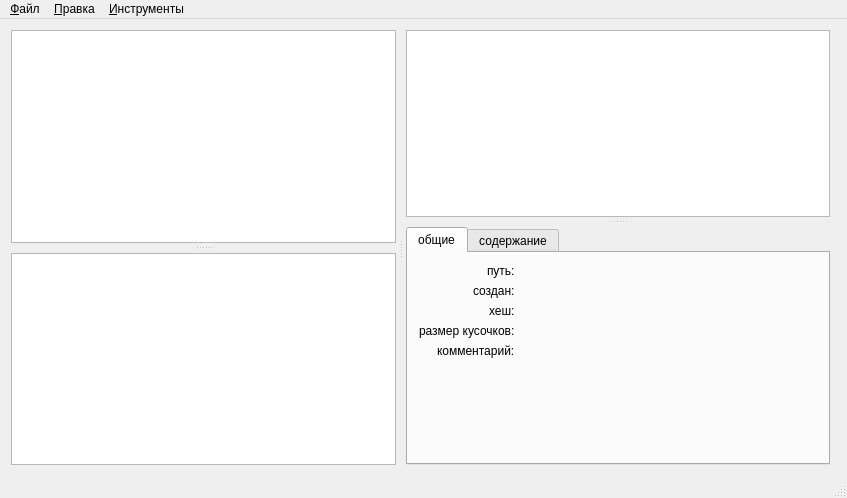
<?xml version="1.0" encoding="UTF-8"?>
<ui version="4.0">
 <class>MainWindow</class>
 <widget class="QMainWindow" name="MainWindow">
  <property name="geometry">
   <rect>
    <x>0</x>
    <y>0</y>
    <width>847</width>
    <height>498</height>
   </rect>
  </property>
  <property name="windowTitle">
   <string>myTorrentClient</string>
  </property>
  <widget class="QWidget" name="centralWidget">
   <layout class="QHBoxLayout" name="horizontalLayout">
    <item>
     <widget class="QSplitter" name="splitter_3">
      <property name="orientation">
       <enum>Qt::Horizontal</enum>
      </property>
      <property name="handleWidth">
       <number>10</number>
      </property>
      <widget class="QSplitter" name="splitter_2">
       <property name="orientation">
        <enum>Qt::Vertical</enum>
       </property>
       <property name="handleWidth">
        <number>10</number>
       </property>
       <widget class="QTreeView" name="torrentStatusGroups">
        <property name="baseSize">
         <size>
          <width>0</width>
          <height>0</height>
         </size>
        </property>
        <property name="editTriggers">
         <set>QAbstractItemView::NoEditTriggers</set>
        </property>
        <property name="showDropIndicator" stdset="0">
         <bool>true</bool>
        </property>
        <property name="rootIsDecorated">
         <bool>false</bool>
        </property>
        <property name="headerHidden">
         <bool>true</bool>
        </property>
       </widget>
       <widget class="QTreeView" name="torrentLabelGroups">
        <property name="baseSize">
         <size>
          <width>0</width>
          <height>0</height>
         </size>
        </property>
        <property name="editTriggers">
         <set>QAbstractItemView::EditKeyPressed</set>
        </property>
        <property name="showDropIndicator" stdset="0">
         <bool>true</bool>
        </property>
        <property name="rootIsDecorated">
         <bool>false</bool>
        </property>
        <property name="headerHidden">
         <bool>true</bool>
        </property>
       </widget>
      </widget>
      <widget class="QSplitter" name="splitter">
       <property name="orientation">
        <enum>Qt::Vertical</enum>
       </property>
       <property name="opaqueResize">
        <bool>true</bool>
       </property>
       <property name="handleWidth">
        <number>10</number>
       </property>
       <property name="childrenCollapsible">
        <bool>true</bool>
       </property>
       <widget class="QTableView" name="tableView">
        <property name="editTriggers">
         <set>QAbstractItemView::NoEditTriggers</set>
        </property>
        <property name="selectionBehavior">
         <enum>QAbstractItemView::SelectRows</enum>
        </property>
        <property name="showGrid">
         <bool>false</bool>
        </property>
        <property name="sortingEnabled">
         <bool>true</bool>
        </property>
        <property name="wordWrap">
         <bool>false</bool>
        </property>
        <attribute name="horizontalHeaderShowSortIndicator" stdset="0">
         <bool>true</bool>
        </attribute>
        <attribute name="verticalHeaderVisible">
         <bool>false</bool>
        </attribute>
        <attribute name="verticalHeaderDefaultSectionSize">
         <number>20</number>
        </attribute>
       </widget>
       <widget class="QTabWidget" name="tabWidget">
        <property name="currentIndex">
         <number>0</number>
        </property>
        <widget class="QWidget" name="tab">
         <attribute name="title">
          <string>общие</string>
         </attribute>
         <layout class="QFormLayout" name="formLayout">
          <property name="labelAlignment">
           <set>Qt::AlignRight|Qt::AlignTrailing|Qt::AlignVCenter</set>
          </property>
          <item row="0" column="0">
           <widget class="QLabel" name="label_2">
            <property name="text">
             <string>путь:</string>
            </property>
            <property name="alignment">
             <set>Qt::AlignLeading|Qt::AlignLeft|Qt::AlignVCenter</set>
            </property>
           </widget>
          </item>
          <item row="0" column="1">
           <widget class="QLabel" name="torrentPath">
            <property name="text">
             <string/>
            </property>
            <property name="wordWrap">
             <bool>true</bool>
            </property>
           </widget>
          </item>
          <item row="1" column="0">
           <widget class="QLabel" name="label">
            <property name="text">
             <string>создан:</string>
            </property>
           </widget>
          </item>
          <item row="1" column="1">
           <widget class="QLabel" name="torrentCreated">
            <property name="text">
             <string/>
            </property>
            <property name="wordWrap">
             <bool>true</bool>
            </property>
           </widget>
          </item>
          <item row="2" column="0">
           <widget class="QLabel" name="label_5">
            <property name="text">
             <string>хеш:</string>
            </property>
           </widget>
          </item>
          <item row="2" column="1">
           <widget class="QLabel" name="torrentHash">
            <property name="text">
             <string/>
            </property>
            <property name="wordWrap">
             <bool>true</bool>
            </property>
           </widget>
          </item>
          <item row="3" column="0">
           <widget class="QLabel" name="label_6">
            <property name="text">
             <string>размер кусочков:</string>
            </property>
           </widget>
          </item>
          <item row="4" column="0">
           <widget class="QLabel" name="label_7">
            <property name="text">
             <string>комментарий:</string>
            </property>
           </widget>
          </item>
          <item row="3" column="1">
           <widget class="QLabel" name="torrentPieceSize">
            <property name="text">
             <string/>
            </property>
            <property name="wordWrap">
             <bool>true</bool>
            </property>
           </widget>
          </item>
          <item row="4" column="1">
           <widget class="QLabel" name="torrentComment">
            <property name="text">
             <string/>
            </property>
            <property name="wordWrap">
             <bool>true</bool>
            </property>
            <property name="openExternalLinks">
             <bool>false</bool>
            </property>
           </widget>
          </item>
         </layout>
        </widget>
        <widget class="QWidget" name="tab_2">
         <attribute name="title">
          <string>содержание</string>
         </attribute>
         <layout class="QHBoxLayout" name="horizontalLayout_3">
          <item>
           <widget class="QTreeView" name="torrentContentTree"/>
          </item>
         </layout>
        </widget>
       </widget>
      </widget>
     </widget>
    </item>
    <item>
     <widget class="QWidget" name="widget" native="true"/>
    </item>
   </layout>
  </widget>
  <widget class="QMenuBar" name="menuBar">
   <property name="geometry">
    <rect>
     <x>0</x>
     <y>0</y>
     <width>847</width>
     <height>20</height>
    </rect>
   </property>
   <widget class="QMenu" name="menu_FIle">
    <property name="title">
     <string>&amp;Файл</string>
    </property>
    <addaction name="menuOpen"/>
   </widget>
   <widget class="QMenu" name="menu">
    <property name="title">
     <string>&amp;Правка</string>
    </property>
   </widget>
   <widget class="QMenu" name="menuTools">
    <property name="title">
     <string>&amp;Инструменты</string>
    </property>
    <addaction name="menuSettings"/>
   </widget>
   <addaction name="menu_FIle"/>
   <addaction name="menu"/>
   <addaction name="menuTools"/>
  </widget>
  <widget class="QStatusBar" name="statusBar"/>
  <action name="menuSettings">
   <property name="text">
    <string>настройки</string>
   </property>
  </action>
  <action name="menuOpen">
   <property name="text">
    <string>открыть</string>
   </property>
  </action>
 </widget>
 <layoutdefault spacing="6" margin="11"/>
 <resources/>
 <connections/>
</ui>
